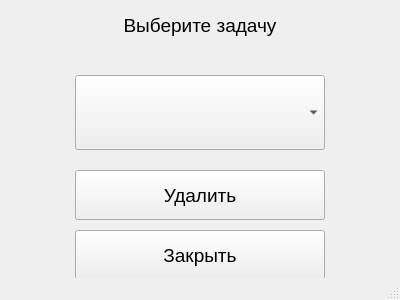
<?xml version="1.0" encoding="UTF-8"?>
<ui version="4.0">
 <class>MainWindow</class>
 <widget class="QMainWindow" name="MainWindow">
  <property name="geometry">
   <rect>
    <x>0</x>
    <y>0</y>
    <width>400</width>
    <height>300</height>
   </rect>
  </property>
  <property name="windowTitle">
   <string>MainWindow</string>
  </property>
  <widget class="QWidget" name="centralwidget">
   <widget class="QLabel" name="label">
    <property name="geometry">
     <rect>
      <x>0</x>
      <y>0</y>
      <width>400</width>
      <height>50</height>
     </rect>
    </property>
    <property name="font">
     <font>
      <pointsize>14</pointsize>
     </font>
    </property>
    <property name="text">
     <string>Выберите задачу</string>
    </property>
    <property name="alignment">
     <set>Qt::AlignCenter</set>
    </property>
   </widget>
   <widget class="QPushButton" name="DeleteTaskButton">
    <property name="geometry">
     <rect>
      <x>75</x>
      <y>170</y>
      <width>250</width>
      <height>50</height>
     </rect>
    </property>
    <property name="font">
     <font>
      <pointsize>14</pointsize>
     </font>
    </property>
    <property name="text">
     <string>Удалить</string>
    </property>
   </widget>
   <widget class="QPushButton" name="BackButton">
    <property name="geometry">
     <rect>
      <x>75</x>
      <y>230</y>
      <width>250</width>
      <height>50</height>
     </rect>
    </property>
    <property name="font">
     <font>
      <pointsize>14</pointsize>
     </font>
    </property>
    <property name="text">
     <string>Закрыть</string>
    </property>
   </widget>
   <widget class="QComboBox" name="TasksListWidget">
    <property name="geometry">
     <rect>
      <x>75</x>
      <y>75</y>
      <width>250</width>
      <height>75</height>
     </rect>
    </property>
   </widget>
  </widget>
  <widget class="QStatusBar" name="statusbar"/>
 </widget>
 <resources/>
 <connections/>
</ui>
